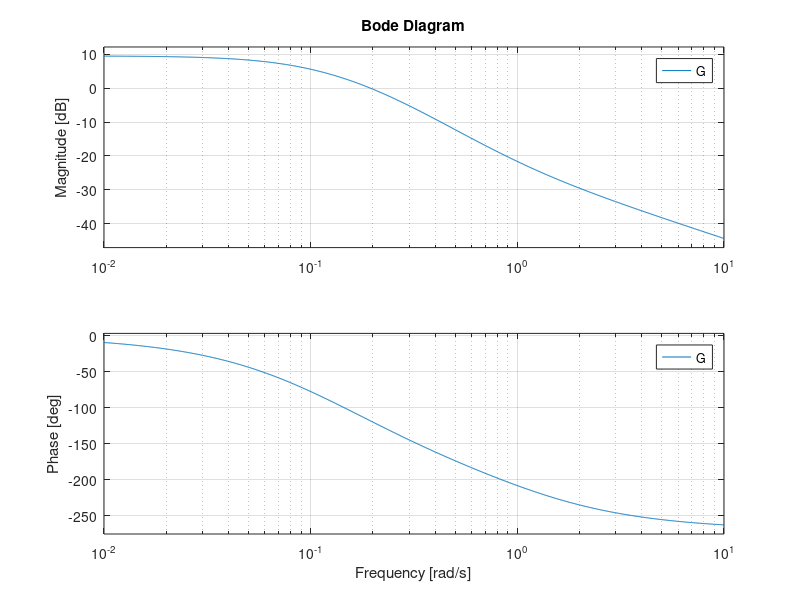
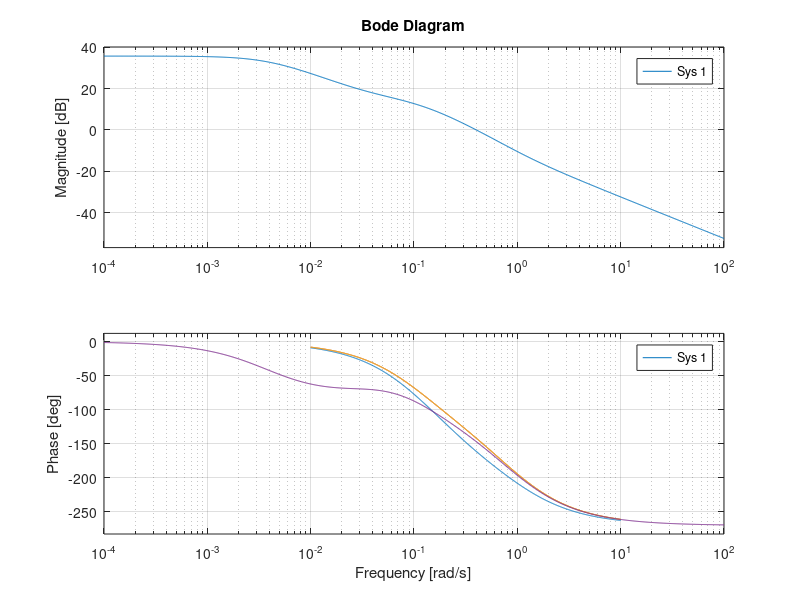
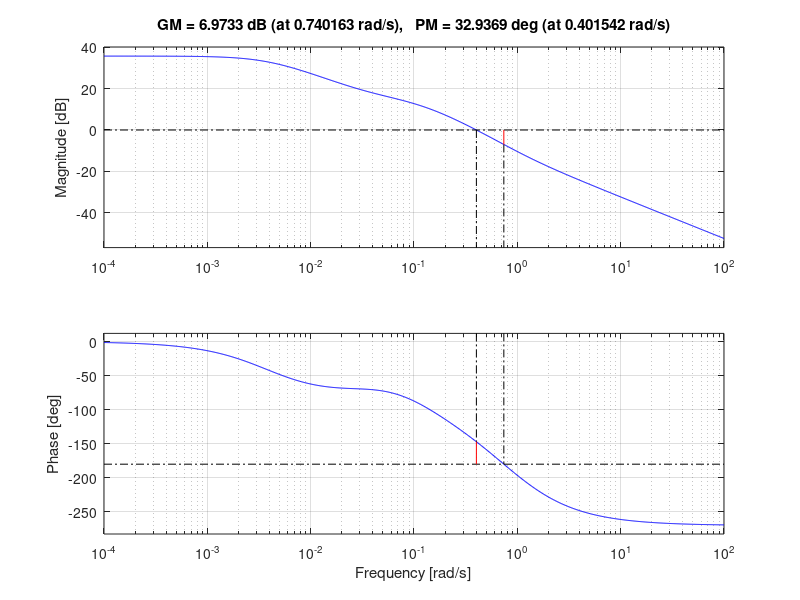
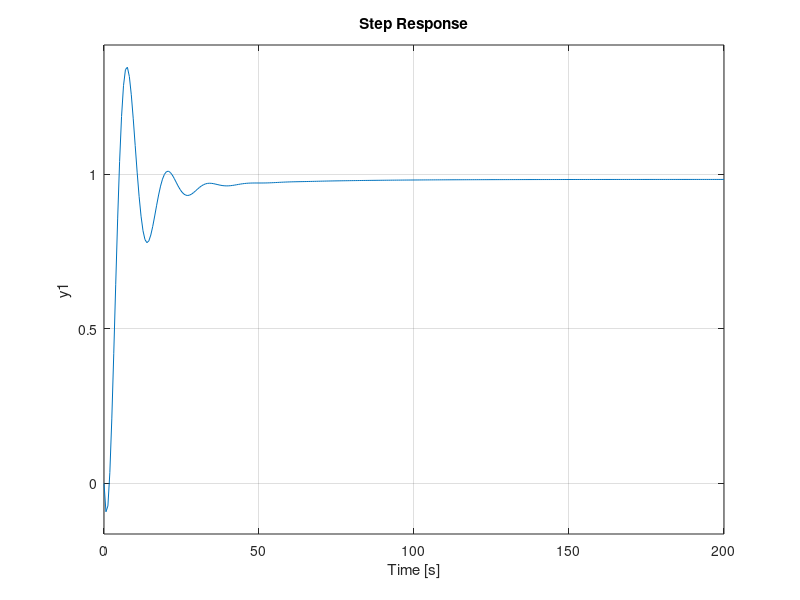

The MATLAB source for these figures, in order: (Note: this script raises an error after producing the figures.)
%% Control 2022
% Computer exercise 1
% Sujet Phodapol 
% Matthew Lock

%% clear
clc;
clear all;
close all;
%% ===== 4.1 =====
%% Plant
s = tf('s');
G = 3*(-s+1)/((5*s+1)*(10*s+1));
figure, bode(G);

%% design controller
figure, bode(G)
hold on
% Lead controller
wc = 0.4;
[m,phase] = bode(G,wc);
phi = 30 - (phase - 180); % -> to graph beta
beta = 0.5; % beta = 1/a
Td = 1/(wc*sqrt(beta));
F_lead = (Td *s +1)/(beta*Td*s+1);
[m,phase] = bode(F_lead*G,wc);
bode(F_lead*G)
K = 1/m;
bode(K*F_lead*G)

% Lag controller
gamma = 0.1; %beta; %small -> gain bigger at low frequency -> smaller 
TI = 10/wc;
F_lag = (TI*s+1)/(TI*s+gamma);
bode(K*F_lead*F_lag*G);
figure,margin(K*F_lead*F_lag*G);
sysc = K*F_lead*F_lag;
syscl = feedback(sysc*G,1);
figure,step(syscl);

%% Bandwidth
bandwidth(syscl);
figure,step(syscl);
stepinfo(syscl)
peak = getPeakGain(syscl); % magnitude
Mt = 20*log10(peak); % in dB

%% ===== 4.2 =====
%% plant 
s = tf('s');
G = 20/((s+1)*((s/20)^2+s/20+1));

%% requirement
%rise time less than 0.2 overshoot less than 10%
wn = 1.8/0.2; %9
M = 0.1;
xi = sqrt(log(M)^2/(pi^2+log(M)^2));
phi = 100*xi; %59.1155

%% 4.2.1 Design controller
wc = 1;
Fy = 1/G*wc/s;
% add two poles at very far from img axis
P = 1/(s/100+1)^2;
% compute L
L = 10*Fy*G*P; % 10 = gain
syscl = feedback(L,1);
step(syscl)

%% 4.2.2 Disturbance Attenuation
% scaled disturbance
Gd = 10/(s+1);
% design controller
wI = 10; %10
Fy = (s+wI)/s/G*Gd * 1/(s/100+1)^2;
% compute L
L = Fy*G;
% sensitivity
S = 1/(1+L);
SGd = S*Gd;
% step response of disturbance
figure,step(SGd);
% step response of close loop system
syscl = feedback(L,1);
figure,step(syscl);

%% 4.2.3 Reference tracking specifications
figure,bode(L)
%% Lead controller
wc = 12; %12
[m,phase] = bode(G,wc);
phi = 5; %4.5
a = (1+sind(phi))/(1-sind(phi));
beta = 1/a;
Td = 1/(wc*sqrt(beta));
F_lead = (Td *s +1)/(beta*Td*s+1);
[m,phase] = bode(F_lead*L,wc);
K = 1/m;
figure,bode(K*F_lead*L)

LLL = K*F_lead*L;
syscl = feedback(LLL,1);
figure,step(syscl);
% sensitivity
S = 1/(1+LLL);
SGd = S*Gd;
% step response of disturbance
figure,step(SGd);

%% Low pass filter
tau = 0.15; %0.135
Fr = 1/(1+tau*s);
figure,step(Fr*syscl)
stepinfo(Fr*syscl)

%% checking input
u_r = K*F_lead*Fy*Fr*S;
u_d = K*F_lead*Fy*Gd*S;
figure,(step(K*F_lead*Fy*Fr*S));
figure,(step(K*F_lead*Fy*Gd*S));

%% Check specs for u -> y
[step_u_r,time_r] = step(u_r, 0.6);
[step_u_d,time_d] = step(u_d, 0.6);
step_u_rd = step_u_r + step_u_d;
time = time_r;
figure,plot(time,step_u_rd)

%%
figure, bode(S)
hold on
bode(1-S)










%% excess
%%
bode(L)
hold on

%%
LL = 10*L;
syscl = feedback(LL,1);
figure,step(minreal(syscl));
% sensitivity
S = 1/(1+LL);
SGd = S*Gd;
% step response of disturbance
figure,step(SGd);
%%
hold on
K = 1/m;
bode(K*F_lead*L)

%%
K = 1;
L = K*F_lead*L;
syscl = feedback(L,1);
figure,step(syscl);

% sensitivity
S = 1/(1+L);
SGd = S*Gd;
% step response of disturbance
figure,step(SGd);

%% Prefiltering
tau = 1;
Fr = 1/(1+tau*s);








%% design controller
phi = 12;
w = 0.4;
a = (1+sind(phi))/(1-sind(phi));
T = 1/(w*sqrt(a));
sysle = 1/a*(a*T*s+1)/(T*s+1);
hold on;
sysg = G*sysle;
bode(sysg);

%% Lag
T2 = 10/w;
b = a;
syslg = b*(T2*s+1)/(b*T2*s+1);
sysg2 = sysg*syslg;
bode(sysg2);
[m,phase] = bode(sysg2,w);
%phase margin > 30, cross over 0.4 rad
%% step
L = 1/m;
bode(L*sysg2);
syscl = feedback(L*sysg2,1);
figure,margin(L*sysg2);
figure, step(syscl)



